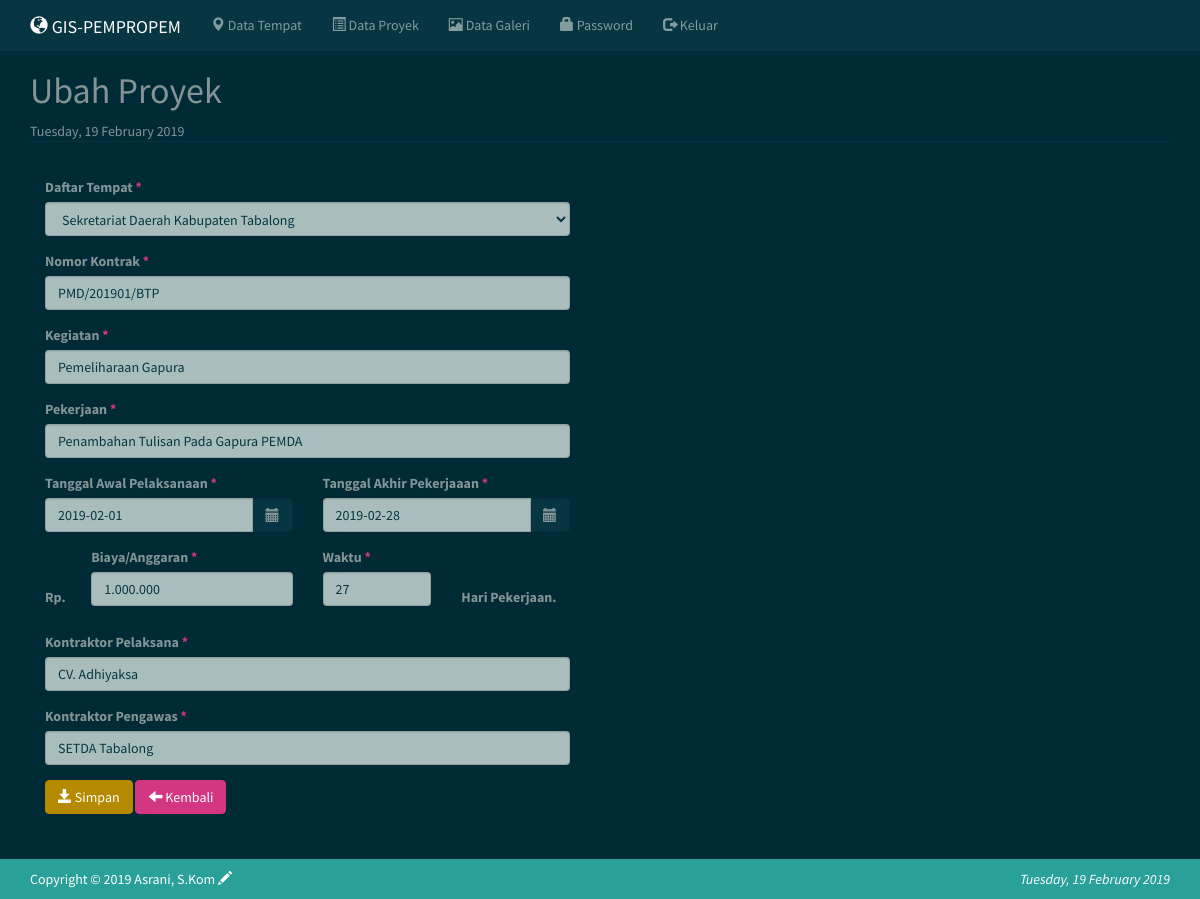
The app's page /index.php?m=proyek_ubah&IDP=1 (signed in) with its own data.
### tables this page shows
CREATE TABLE `tb_proyek` (
  `id_proyek` int(11) NOT NULL,
  `id_tempat` int(11) NOT NULL,
  `kontrak` varchar(100) NOT NULL,
  `kegiatan` varchar(200) NOT NULL,
  `pekerjaan` varchar(200) NOT NULL,
  `biaya` varchar(50) NOT NULL,
  `awal` date NOT NULL,
  `akhir` date NOT NULL,
  `waktu` int(10) NOT NULL,
  `pelaksana` varchar(100) NOT NULL,
  `pengawas` varchar(100) NOT NULL,
  `disimpan` date NOT NULL,
  `diupdate` date NOT NULL
);

### config.php (called while the page is built)
<?php
$config["server"]='localhost';
$config["username"]='root';
$config["password"]='';
$config["database_name"]='gisdata';

### includes/ez_sql_core.php (called while the page is built, shortened)
<?php
	class ezSQLcore
	{
		var $show_errors      = true;
		var $timers           = array();
		function get_host_port( $host, $default = false )
		{
			$port = $default;
			return array( $host, $port );
		}
		function flush()
		{
			$this->last_result = array();
		}
		function get_row($query=null,$output=OBJECT,$y=0)
		{
			if ( $query )
			{
				$this->query($query);
			}
			if ( $output == OBJECT )
			{
				return $this->last_result[$y]?$this->last_result[$y]:null;
			}
			elseif ( $output == ARRAY_A )
			{
				return $this->last_result[$y]?get_object_vars($this->last_result[$y]):null;
			}
			elseif ( $output == ARRAY_N )
			{
				return $this->last_result[$y]?array_values(get_object_vars($this->last_result[$y])):null;
			}
			else
			{
				$this->show_errors ? trigger_error(" \$db->get_row(string query, output type, int offset) -- Output type must be one of: OBJECT, ARRAY_A, ARRAY_N",E_USER_WARNING) : null;
			}
		}
		function get_results($query=null, $output = OBJECT)
		{
			if ( $query )
			{
				$this->query($query);
			}
			if ( $output == OBJECT )
			{
				return $this->last_result;
			}
		}
		function timer_get_cur()
		{
			list($usec, $sec) = explode(" ",microtime());
			return ((float)$usec + (float)$sec);
		}
		function timer_start($timer_name)
		{
			$this->timers[$timer_name] = $this->timer_get_cur();
		}
		function timer_elapsed($timer_name)
		{
			return round($this->timer_get_cur() - $this->timers[$timer_name],2);
		}
	}

### includes/ez_sql_mysqli.php (called while the page is built, shortened)
<?php
	$ezsql_mysqli_str = array
	(
		1 => 'Require $dbuser and $dbpassword to connect to a database server',
		2 => 'Error establishing mySQLi database connection. Correct user/password? Correct hostname? Database server running?',
		3 => 'Require $dbname to select a database',
		4 => 'mySQLi database connection is not active',
		5 => 'Unexpected error while trying to select database'
	);
	class ezSQL_mysqli extends ezSQLcore
	{
		function connect($dbuser='', $dbpassword='', $dbhost='localhost', $dbport=false)
		{
			global $ezsql_mysqli_str; $return_val = false;
			if ( ! $dbuser )
			{
				$this->register_error($ezsql_mysqli_str[1].' in '.__FILE__.' on line '.__LINE__);
				$this->show_errors ? trigger_error($ezsql_mysqli_str[1],E_USER_WARNING) : null;
			}
			else
			{
				$this->dbh = new mysqli($dbhost,$dbuser,$dbpassword, '', $dbport);
				if( $this->dbh->connect_errno )
				{
					$this->register_error($ezsql_mysqli_str[2].' in '.__FILE__.' on line '.__LINE__);
					$this->show_errors ? trigger_error($ezsql_mysqli_str[2],E_USER_WARNING) : null;
				}
				else
				{
					$return_val = true;
				}
			}
			return $return_val;
		}
		function query($query)
		{
			$return_val = 0;
			$query = trim($query);
			$this->result = @$this->dbh->query($query);
			if ( preg_match("/^(insert|delete|update|replace|truncate|drop|create|alter|begin|commit|rollback|set|lock|unlock|call)/i",$query) )
			{
				$is_insert = true;
				$this->rows_affected = @$this->dbh->affected_rows;
				if ( preg_match("/^(insert|replace)\s+/i",$query) )
				{
					$this->insert_id = @$this->dbh->insert_id;
				}
				$return_val = $this->rows_affected;
			}
			else
			{
				$is_insert = false;
				$i=0;
				$num_rows=0;
				while ( $row = @$this->result->fetch_object() )
				{
					$num_rows++;
				}
				$this->num_rows = $num_rows;
				$return_val = $this->num_rows;
			}
			return $return_val;
		}
	}

### proyek_ubah.php (the view, shortened to what this page needs)
<?php
    $rowp = $db->get_row("SELECT * FROM tb_proyek WHERE id_proyek='$_GET[IDP]'");
?>
<link rel="stylesheet" href="https://cdnjs.cloudflare.com/ajax/libs/bootstrap-datetimepicker/4.17.37/css/bootstrap-datetimepicker.min.css">
<div class="page-header">
    <h1>Ubah Proyek</h1>
	<?php
	 $tgl=date('l, d F Y', strtotime(date('d-m-Y')));
	 echo $tgl;
	 ?>
</div>
<div class="row">
    <div class="col-sm-6">
        <form method="post" action="?m=proyek_ubah&IDP=<?=$rowp->id_proyek?>" enctype="multipart/form-data">
          <div class="col-sm-12">
            <div class="form-group">
                <label>Daftar Tempat <span class="text-danger">*</span></label>
                <select class="form-control" name="id_tempat">
                   <?=get_tempat_option($rowp->id_tempat)?>
                </select>
            </div>
        </div>
		<div class="col-sm-12">
            <div class="form-group">
                <label>Nomor Kontrak <span class="text-danger">*</span></label>
                <input class="form-control" type="text" name="kontrak" value="<?=$rowp->kontrak?>"/>
            </div>
		</div>
		<div class="col-sm-12">
			<div class="form-group">
                <label>Kegiatan <span class="text-danger">*</span></label>
                <input class="form-control" type="text" name="kegiatan" value="<?=$rowp->kegiatan?>"/>
            </div>
		</div>
		<div class="col-sm-12">
			<div class="form-group">
                <label>Pekerjaan <span class="text-danger">*</span></label>
                <input class="form-control" type="text" name="pekerjaan" value="<?=$rowp->pekerjaan?>"/>
            </div>
		</div>
			<div class="col-sm-6">
			<div class="form-group">
					<label>Tanggal Awal Pelaksanaan <span class="text-danger">*</span></label>
			         <div class='input-group date' id='tglawal'>
						 <input class="form-control" type="text" name="awal" value="<?=$rowp->awal?>"/>
						 <span class="input-group-addon">
						 <span class="glyphicon glyphicon-calendar"></span>
						 </span>
					</div>
			</div>
			</div>
			<div class="col-sm-6">
			<div class="form-group">
					<label>Tanggal Akhir Pekerjaaan <span class="text-danger">*</span></label>
			         <div class='input-group date' id='tglakhir'  >
						 <input class="form-control" type="text" name="akhir" value="<?=$rowp->akhir?>"/>
						 <span class="input-group-addon">
						 <span class="glyphicon glyphicon-calendar"></span>
						 </span>
					</div>
			</div>
			</div>
			<div class="form-group">
			<div class="col-sm-1">
			<br>
			<br>
			<label>Rp.<span class="text-danger"></span></label>
			</div>
			<div class="col-sm-5">
                <label>Biaya/Anggaran <span class="text-danger">*</span></label>
                <span class="text-justify"><input class="form-control" type="text" placeholder="Masukkan Anggaran" onkeyup="convertToRupiah(this);" name="biaya" value="<?=$rowp->biaya?>"/>
            </div>
				<div class="col-sm-3">
				<label> Waktu <span class="text-danger">*</span></label>
                <span class="text-justify"><input class="form-control" onclick="hitungtotal()" type="text" name="waktu" id="waktu" value="<?=$rowp->waktu?>"/>
				</div>
				<div class="col-sm-3">
				<br>
				<br>
				<label>Hari Pekerjaan.<span class="text-danger"></span></label>
				</div>
            </div>
			<div class="col-sm-12">
			<div class="form-group">
			<br>
                <label>Kontraktor Pelaksana <span class="text-danger">*</span></label>
                <input class="form-control" type="text" name="pelaksana" value="<?=$rowp->pelaksana?>"/>
            </div>
			</div>
			<div class="col-sm-12">
			<div class="form-group">
                <label>Kontraktor Pengawas <span class="text-danger">*</span></label>
                <input class="form-control" type="text" name="pengawas" value="<?=$rowp->pengawas?>"/>
            </div>
			</div>
			<div class="col-sm-12">
            <div class="form-group">
                <button class="btn btn-primary"><span class="glyphicon glyphicon-save"></span> Simpan</button>
                <a class="btn btn-danger" href="?m=proyek"><span class="glyphicon glyphicon-arrow-left"></span> Kembali</a>
            </div>
			</div>
        </form>
    </div>
</div>
    </div>

### assets/css/general.css (style rules this page uses)
html { position: relative; min-height: 100%; }
body { margin-bottom: 70px; }
.page-header { margin-top: 0; padding-bottom: 0; }
.page-header h1 { margin-top: 0; }

### records on screen
tb_proyek: kontrak "PMD/201901/BTP", kegiatan "Pemeliharaan Gapura", pekerjaan "Penambahan Tulisan Pada Gapura PEMDA", awal "2019-02-01", akhir "2019-02-28", biaya "1.000.000", waktu "27", pelaksana "CV. Adhiyaksa", pengawas "SETDA Tabalong"

### other values on screen
$tgl "Tuesday, 19 February 2019"
form field id_tempat "Sekretariat Daerah Kabupaten Tabalong"
